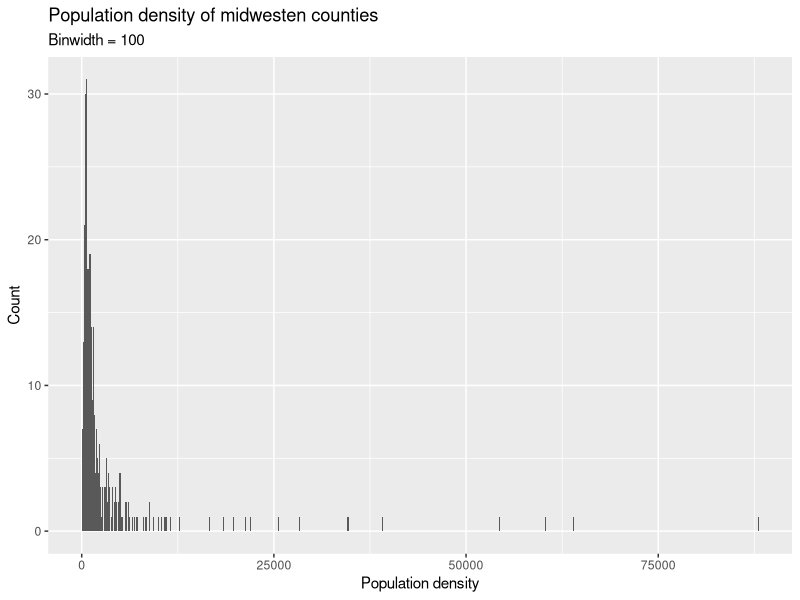
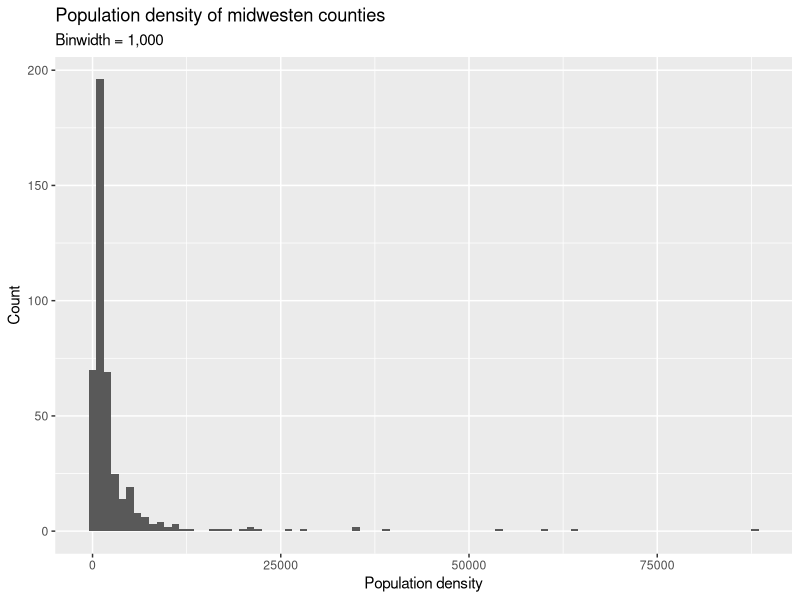
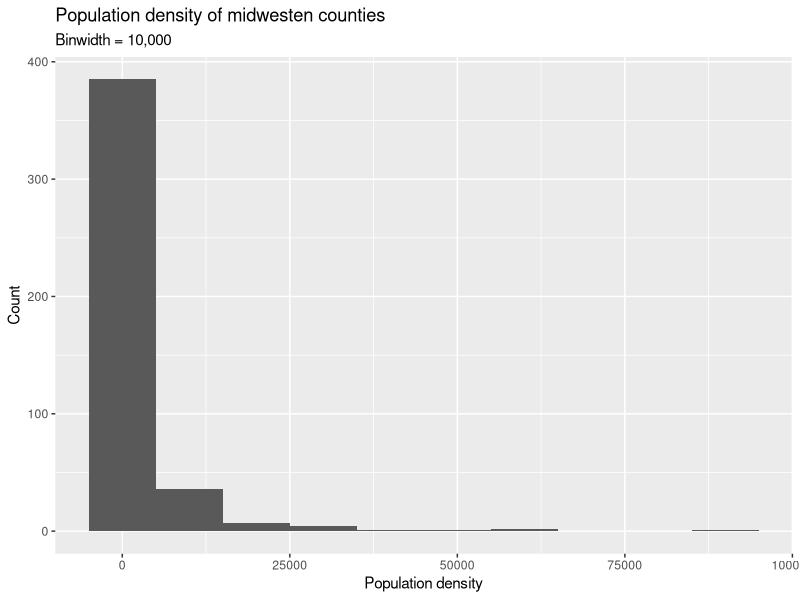
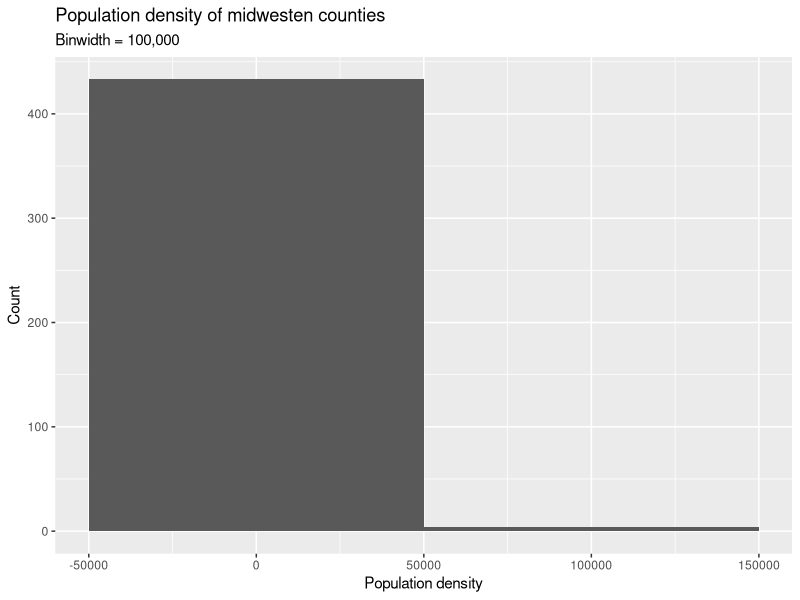
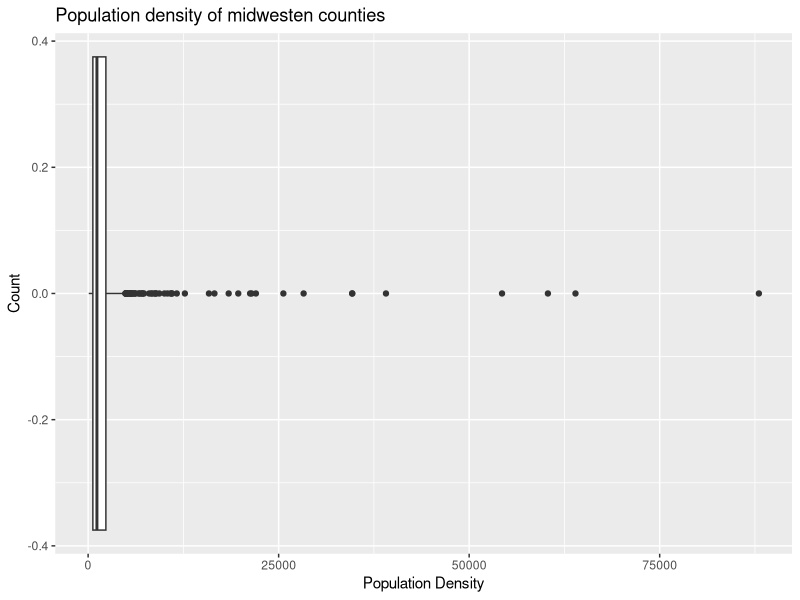

Generate these figures, in order, with R:
## ---- chunk 1
library(tidyverse)
library(scales)
## ---- chunk 2
ggplot(midwest, aes(x = popdensity)) +
  geom_histogram(binwidth = 100) +
  labs(
    x = "Population density",
    y = "Count",
    title = "Population density of midwesten counties",
    subtitle = "Binwidth = 100"
  )
ggplot(midwest, aes(x = popdensity)) +
  geom_histogram(binwidth = 1000) +
  labs(
    x = "Population density",
    y = "Count",
    title = "Population density of midwesten counties",
    subtitle = "Binwidth = 1,000"
  )
ggplot(midwest, aes(x = popdensity)) +
  geom_histogram(binwidth = 10000) +
  labs(
    x = "Population density",
    y = "Count",
    title = "Population density of midwesten counties",
    subtitle = "Binwidth = 10,000"
  )
ggplot(midwest, aes(x = popdensity)) +
  geom_histogram(binwidth = 100000) +
  labs(
    x = "Population density",
    y = "Count",
    title = "Population density of midwesten counties",
    subtitle = "Binwidth = 100,000"
  )

## ---- chunk 3
ggplot(midwest, aes(x = popdensity)) +
  geom_boxplot() +
  labs(
    title = "Population density of midwesten counties",
    x = "Population Density",
    y = "Count",
  )
